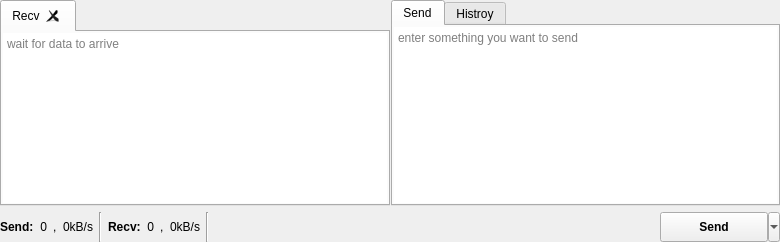
<?xml version="1.0" encoding="UTF-8"?>
<ui version="4.0">
 <class>dataarea</class>
 <widget class="QWidget" name="dataarea">
  <property name="geometry">
   <rect>
    <x>0</x>
    <y>0</y>
    <width>780</width>
    <height>242</height>
   </rect>
  </property>
  <property name="windowTitle">
   <string>Form</string>
  </property>
  <layout class="QVBoxLayout" name="verticalLayout" stretch="1,0">
   <property name="leftMargin">
    <number>0</number>
   </property>
   <property name="topMargin">
    <number>0</number>
   </property>
   <property name="rightMargin">
    <number>0</number>
   </property>
   <property name="bottomMargin">
    <number>0</number>
   </property>
   <item>
    <widget class="QSplitter" name="splitter">
     <property name="frameShadow">
      <enum>QFrame::Plain</enum>
     </property>
     <property name="orientation">
      <enum>Qt::Horizontal</enum>
     </property>
     <property name="handleWidth">
      <number>1</number>
     </property>
     <widget class="QTabWidget" name="tabWidget">
      <property name="sizePolicy">
       <sizepolicy hsizetype="Expanding" vsizetype="Expanding">
        <horstretch>0</horstretch>
        <verstretch>0</verstretch>
       </sizepolicy>
      </property>
      <property name="currentIndex">
       <number>0</number>
      </property>
      <property name="documentMode">
       <bool>false</bool>
      </property>
      <property name="tabsClosable">
       <bool>true</bool>
      </property>
      <property name="movable">
       <bool>true</bool>
      </property>
      <property name="tabBarAutoHide">
       <bool>false</bool>
      </property>
      <widget class="QWidget" name="tab_main_recv">
       <attribute name="title">
        <string>Recv</string>
       </attribute>
       <layout class="QHBoxLayout" name="horizontalLayout_3">
        <property name="leftMargin">
         <number>0</number>
        </property>
        <property name="topMargin">
         <number>0</number>
        </property>
        <property name="rightMargin">
         <number>0</number>
        </property>
        <property name="bottomMargin">
         <number>0</number>
        </property>
        <item>
         <widget class="QPlainTextEdit" name="input_recv">
          <property name="contextMenuPolicy">
           <enum>Qt::CustomContextMenu</enum>
          </property>
          <property name="acceptDrops">
           <bool>false</bool>
          </property>
          <property name="styleSheet">
           <string notr="true">QPlainTextEdit{ border:0;}
QPlainTextEdit:hover{ border:1px solid gray;}
QPlainTextEdit:pressed{ border:1px solid gray;}</string>
          </property>
          <property name="readOnly">
           <bool>true</bool>
          </property>
          <property name="placeholderText">
           <string>wait for data to arrive</string>
          </property>
         </widget>
        </item>
       </layout>
      </widget>
     </widget>
     <widget class="QTabWidget" name="tabWidget_2">
      <property name="sizePolicy">
       <sizepolicy hsizetype="Minimum" vsizetype="Expanding">
        <horstretch>0</horstretch>
        <verstretch>0</verstretch>
       </sizepolicy>
      </property>
      <property name="currentIndex">
       <number>0</number>
      </property>
      <widget class="QWidget" name="tab_send">
       <attribute name="title">
        <string>Send</string>
       </attribute>
       <layout class="QHBoxLayout" name="horizontalLayout_2">
        <property name="leftMargin">
         <number>0</number>
        </property>
        <property name="topMargin">
         <number>0</number>
        </property>
        <property name="rightMargin">
         <number>0</number>
        </property>
        <property name="bottomMargin">
         <number>0</number>
        </property>
        <item>
         <widget class="QPlainTextEdit" name="input_send">
          <property name="sizePolicy">
           <sizepolicy hsizetype="Expanding" vsizetype="Expanding">
            <horstretch>0</horstretch>
            <verstretch>0</verstretch>
           </sizepolicy>
          </property>
          <property name="contextMenuPolicy">
           <enum>Qt::CustomContextMenu</enum>
          </property>
          <property name="acceptDrops">
           <bool>false</bool>
          </property>
          <property name="styleSheet">
           <string notr="true">QPlainTextEdit{ border:0;}
QPlainTextEdit:hover{ border:1px solid gray;}
QPlainTextEdit:pressed{ border:1px solid gray;}</string>
          </property>
          <property name="readOnly">
           <bool>false</bool>
          </property>
          <property name="backgroundVisible">
           <bool>false</bool>
          </property>
          <property name="centerOnScroll">
           <bool>false</bool>
          </property>
          <property name="placeholderText">
           <string>enter something you want to send</string>
          </property>
         </widget>
        </item>
       </layout>
      </widget>
      <widget class="QWidget" name="tab_histroy">
       <attribute name="title">
        <string>Histroy</string>
       </attribute>
      </widget>
     </widget>
    </widget>
   </item>
   <item>
    <layout class="QHBoxLayout" name="horizontalLayout">
     <item>
      <widget class="QLabel" name="label_4">
       <property name="font">
        <font>
         <weight>75</weight>
         <bold>true</bold>
        </font>
       </property>
       <property name="text">
        <string>Send:</string>
       </property>
      </widget>
     </item>
     <item>
      <widget class="QLabel" name="label_count_of_send">
       <property name="text">
        <string>0</string>
       </property>
       <property name="alignment">
        <set>Qt::AlignRight|Qt::AlignTrailing|Qt::AlignVCenter</set>
       </property>
      </widget>
     </item>
     <item>
      <widget class="QLabel" name="label_2">
       <property name="text">
        <string>,</string>
       </property>
      </widget>
     </item>
     <item>
      <widget class="QLabel" name="label_spedd_of_send">
       <property name="text">
        <string>0kB/s</string>
       </property>
       <property name="alignment">
        <set>Qt::AlignRight|Qt::AlignTrailing|Qt::AlignVCenter</set>
       </property>
      </widget>
     </item>
     <item>
      <widget class="Line" name="line_2">
       <property name="orientation">
        <enum>Qt::Vertical</enum>
       </property>
      </widget>
     </item>
     <item>
      <widget class="QLabel" name="label_5">
       <property name="font">
        <font>
         <weight>75</weight>
         <bold>true</bold>
        </font>
       </property>
       <property name="text">
        <string>Recv:</string>
       </property>
      </widget>
     </item>
     <item>
      <widget class="QLabel" name="label_count_of_recv">
       <property name="text">
        <string>0</string>
       </property>
       <property name="alignment">
        <set>Qt::AlignRight|Qt::AlignTrailing|Qt::AlignVCenter</set>
       </property>
      </widget>
     </item>
     <item>
      <widget class="QLabel" name="label_3">
       <property name="text">
        <string>,</string>
       </property>
      </widget>
     </item>
     <item>
      <widget class="QLabel" name="label_spedd_of_recv">
       <property name="text">
        <string>0kB/s</string>
       </property>
       <property name="alignment">
        <set>Qt::AlignRight|Qt::AlignTrailing|Qt::AlignVCenter</set>
       </property>
      </widget>
     </item>
     <item>
      <widget class="Line" name="line_1">
       <property name="orientation">
        <enum>Qt::Vertical</enum>
       </property>
      </widget>
     </item>
     <item>
      <spacer name="horizontalSpacer">
       <property name="orientation">
        <enum>Qt::Horizontal</enum>
       </property>
       <property name="sizeHint" stdset="0">
        <size>
         <width>40</width>
         <height>20</height>
        </size>
       </property>
      </spacer>
     </item>
     <item>
      <widget class="QToolButton" name="btn_send">
       <property name="minimumSize">
        <size>
         <width>120</width>
         <height>30</height>
        </size>
       </property>
       <property name="font">
        <font>
         <weight>75</weight>
         <bold>true</bold>
        </font>
       </property>
       <property name="contextMenuPolicy">
        <enum>Qt::CustomContextMenu</enum>
       </property>
       <property name="text">
        <string>Send</string>
       </property>
       <property name="iconSize">
        <size>
         <width>16</width>
         <height>16</height>
        </size>
       </property>
       <property name="shortcut">
        <string>Ctrl+Return</string>
       </property>
       <property name="popupMode">
        <enum>QToolButton::MenuButtonPopup</enum>
       </property>
       <property name="toolButtonStyle">
        <enum>Qt::ToolButtonTextOnly</enum>
       </property>
       <property name="autoRaise">
        <bool>false</bool>
       </property>
      </widget>
     </item>
    </layout>
   </item>
  </layout>
 </widget>
 <resources/>
 <connections/>
</ui>
